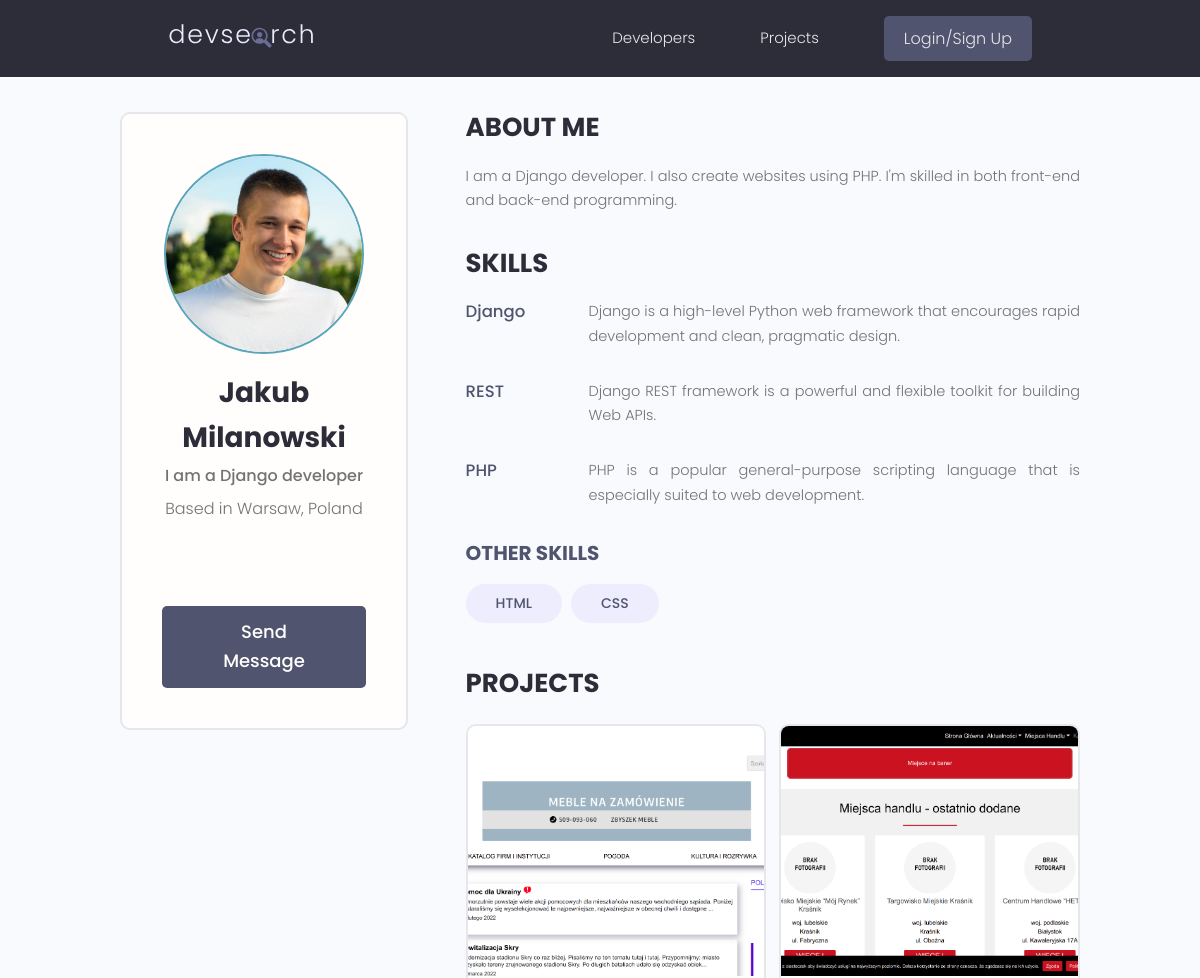
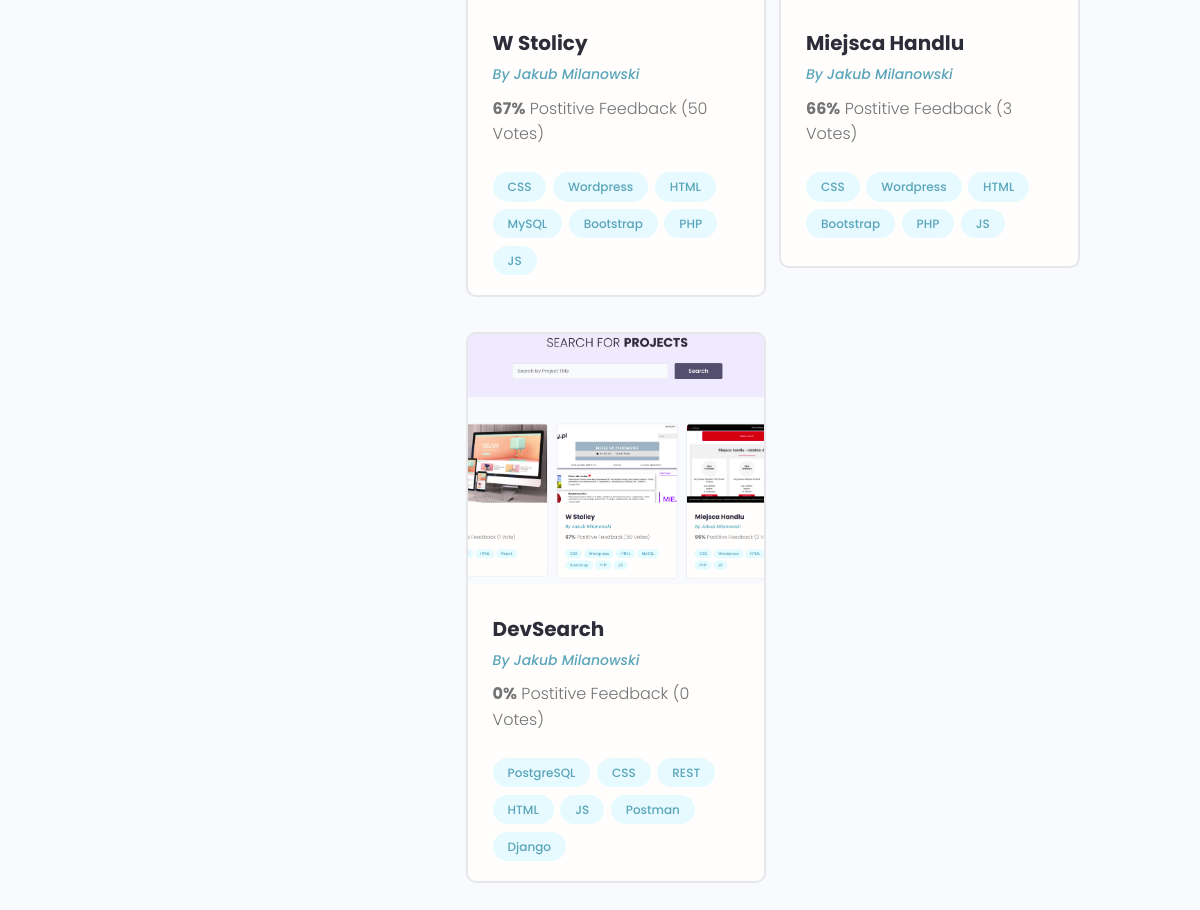
Page /profile/c8c87633-12de-4e68-837d-9059c07e22b9/ on the committed database (2 pictures, top to bottom).
### users/models.py (models this page shows, shortened)
class Profile(models.Model):
    user = models.OneToOneField(User, on_delete=models.CASCADE, null=True, blank=True)
    name = models.CharField(max_length = 200, blank=True, null=True)
    email = models.EmailField(max_length=500, blank=True, null=True)
    username = models.CharField(max_length = 200, blank=True, null=True)
    location = models.CharField(max_length = 200, blank=True, null=True)
    short_intro = models.CharField(max_length = 200, blank=True, null=True)
    bio = models.TextField(blank = True, null = True)
    profile_image = models.ImageField(null = True, blank = True, upload_to = 'profiles/', default =  'profiles/user-default.png')
    social_github = models.CharField(max_length = 200, blank=True, null=True)
    social_twitter = models.CharField(max_length = 200, blank=True, null=True)
    social_linkedin = models.CharField(max_length = 200, blank=True, null=True)
    social_youtube = models.CharField(max_length = 200, blank=True, null=True)
    social_website = models.CharField(max_length = 200, blank=True, null=True)
    created = models.DateTimeField(auto_now_add=True)
    id = models.UUIDField(default = uuid.uuid4, unique=True, primary_key = True, editable=False)
    @property
    def imageURL(self):
        try:
            url = self.profile_image.url
        except:
            url = ''
        return url

class Skill(models.Model):
    owner = models.ForeignKey(Profile, on_delete = models.CASCADE, null=True, blank=True)
    name = models.CharField(max_length = 200, blank=True, null=True)
    description = models.TextField(null=True, blank=True)
    created = models.DateTimeField(auto_now_add=True)
    id = models.UUIDField(default = uuid.uuid4, unique=True, primary_key = True, editable=False)

### projects/models.py (models this page shows, shortened)
class Project(models.Model):
    owner = models.ForeignKey(Profile, null=True, blank=True, on_delete=models.CASCADE)
    title = models.CharField(max_length=200)
    description = models.TextField(null=True, blank=True)
    featured_image = models.ImageField(null = True, blank = True, default ="default.jpg")
    demo_link = models.CharField(max_length=2000, null=True, blank=True)
    source_link = models.CharField(max_length=2000, null=True, blank=True)
    tags = models.ManyToManyField('Tag', blank="True")
    vote_total = models.IntegerField(default = 0, null=True, blank=True)
    vote_ratio = models.IntegerField(default = 0, null=True, blank=True)
    created = models.DateTimeField(auto_now_add=True)
    id = models.UUIDField(default = uuid.uuid4, unique=True, primary_key = True, editable=False)
    class Meta:
        ordering = ['-vote_ratio', '-vote_total', 'title']
    @property
    def imageURL(self):
        try:
            url = self.featured_image.url
        except:
            url = ''
        return url

class Tag(models.Model):
    name = models.CharField(max_length=200)
    created = models.DateTimeField(auto_now_add=True)
    id = models.UUIDField(default = uuid.uuid4, unique=True, primary_key = True, editable=False)
    def __str__(self):
        return self.name

### users/views.py (the view)
# urls.py: path('profile/<str:pk>/', views.userProfile, name="user-profile"),
def userProfile(request, pk):
    profile = Profile.objects.get(id=pk)
    topSkills = profile.skill_set.exclude(description__exact="")
    otherSkills = profile.skill_set.filter(description="")
    context = {'profile':profile, 'topSkills': topSkills, 'otherSkills': otherSkills}
    return render(request, 'users/user-profile.html', context)

### users/templates/users/user-profile.html (shortened to what this page needs)
{% extends 'main.html' %}
{% block content %}
<main class="profile my-md">
    <div class="container">
        <div class="layout">
            <div class="column column--1of3">
                <div class="card text-center">
                    <div class="card__body dev">
                        <img class="avatar avatar--xl" src="{{ profile.imageURL }}" />
                        <h2 class="dev__name">{{profile.name}}</h2>
                        <p class="dev__title">{{profile.short_intro}}</p>
                        <p class="dev__location">Based in {{profile.location}}</p>
                        <ul class="dev__social">
                        </ul>
                        {% if request.user.profile.id != profile.id %}
                        <a href="{% url 'create-message' profile.id %}" class="btn btn--sub btn--lg">Send Message </a>
                        {% endif %}
                    </div>
                </div>
            </div>
            <div class="column column--2of3">
                <div class="devInfo">
                    <h3 class="devInfo__title">About Me</h3>
                    <p class="devInfo__about">
                        {{profile.bio}}
                    </p>
                </div>
                <div class="devInfo">
                    <h3 class="devInfo__title">Skills</h3>
                    <div class="devInfo__skills">
                        {% for skill in topSkills%}
                        <div class="devSkill">
                            <h4 class="devSkill__title">{{skill.name}}</h4>
                            <p class="devSkill__info">
                                {{skill.description}}
                            </p>
                        </div>
                        {% endfor %}
                        <h3 class="devInfo__subtitle">Other Skills</h3>
                        <div class="devInfo__otherSkills">
                            {% for skill in otherSkills%}
                            <span class="tag tag--pill tag--sub tag--lg">
                                <small>{{skill.name}}</small>
                            </span>
                            {% endfor %}
                        </div>
                    </div>
                </div>
                <div class="devInfo">
                    <h3 class="devInfo__title">Projects</h3>
                    <div class="grid grid--two">
                        {% for project in profile.project_set.all %}
                        <div class="column">
                            <div class="card project">
                                <a href="{% url 'project' project.id %}" class="project">
                                    <img class="project__thumbnail" src="{{ project.imageURL }}"
                                        alt="project thumbnail" />
                                    <div class="card__body">
                                        <h3 class="project__title">{{project.title}}</h3>
                                        <p><a class="project__author" href="{% url 'user-profile' project.owner.id %}">By {{project.owner.name}}</a>
                                        </p>
                                        <p class="project--rating">
                                            <span style="font-weight: bold;">{{project.vote_ratio}}%</span> Postitive
                                            Feedback ({{project.vote_total}} Vote{{project.vote_total | pluralize:'s'}})
                                        </p>
                                        <div class="project__tags">
                                            {% for tag in project.tags.all %}
                                            <span class="tag tag--pill tag--main">
                                                <small>{{tag}}</small>
                                            </span>
                                            {% endfor %}
                                        </div>
                                    </div>
                                </a>
                            </div>
                        </div>
                        {% endfor%}
                    </div>
                </div>
            </div>
        </div>
    </div>
</main>
{% endblock %}

### static/styles/app.css (style rules this page uses)
:root { --color-sub: #2d2d39; }
.btn--sub { background-color: var(--color-sub-light); }
.card { border: 2px solid var(--color-light); }
img { width: 100%; }
.profile .card > .dev { padding: 4rem; }
.dev__name { color: var(--color-sub); font-size: 2.8rem; font-weight: 700; margin-top: 1rem; margin-bottom: 0.5rem; }
.dev__title { font-size: 1.6rem; font-weight: 500; line-height: 1.3; }
.dev__location { margin-top: 1rem; }
.dev__social { margin: 3rem 0; list-style: none; display: flex; justify-content: center; gap: 1.5rem; }
.devInfo { margin-bottom: 3rem; }
.devInfo__title, .devInfo__subtitle { font-size: 2.6rem; color: var(--color-sub); text-transform: uppercase; font-weight: 700; margin-bottom: 1.5rem; }
.devInfo__subtitle { font-size: 2rem; color: var(--color-sub-light); }
.devInfo__about, .devSkill__info { font-size: 1.45rem; line-height: 1.7; text-align: justify; }
.devSkill { margin-bottom: 3rem; }
.devSkill__title { font-size: 1.65rem; font-weight: 500; color: var(--color-sub-light); }
@media screen and (min-width: 700px) { .devSkill { display: flex; justify-content: space-between; gap: 3rem; } }
@media screen and (min-width: 700px) { .devSkill__info { flex-basis: 80%; } }
.project__author { font-size: 1.4rem; font-style: italic; }
.project--rating { margin-bottom: 1.6em; margin-top: .5em; }
.project__thumbnail { height: 25rem; object-fit: cover; object-position: top center; }
.project__title { font-size: 2rem; font-weight: 700; color: var(--color-sub); }

### static/uikit/styles/modules/_variables.css (style rules this page uses)
:root { --color-main: #5aa5b9; --color-main-light: #e6faff; --color-sub: #3f4156; --color-sub-light: #51546e; --color-sub-lighter: #ededfd; --color-text: #737373; --color-gray: #8b8b8b; --color-light: #e5e7eb; --color-light-gray: #767676; --color-bg: #f8fafd; --color-white: #fffefd; --color-white-light: #f3f3f3; --color-success: #359e64; --color-success-bg: #def8e8; --color-error: #fc4b0b; --color-error-bg: #fff2ee; --font-base: 'Poppins', arial, helvetica, 'Segoe UI', roboto, ubuntu, sans-serif; --font-monospace: 'Fira Code', 'Courier New', courier, monospace; --font-regular: 300; --font-medium: 500; --font-bold: 700; --generic-shadow: 1px 1px 5px #00000010; --generic-transition: all 0.3s ease-in-out; }

### static/uikit/styles/modules/_base.css (style rules this page uses)
* { margin: 0; padding: 0; box-sizing: border-box; text-rendering: optimizeLegibility; color: inherit; font-size: inherit; }
html { font-size: 50%; }
@media only screen and (min-width: 480px) { html { font-size: 56.25%; } }
@media only screen and (min-width: 1200px) { html { font-size: 62.5%; } }
body { line-height: 1.6; font-weight: 400; font-size: 1.5rem; color: var(--color-text); background-color: var(--color-bg); min-height: 100vh; }

### static/uikit/styles/modules/_typography.css (style rules this page uses)
* { font-family: var(--font-base); }
h2 { font-size: 3.6rem; font-weight: var(--font-bold); }
h3 { font-size: 3.2rem; font-weight: var(--font-medium); }
h4 { font-size: 2.8rem; font-weight: var(--font-medium); }
p, span, strong { font-size: 1.6rem; color: var(--color-text); font-weight: var(--font-regular); }
a { padding-bottom: 2px; text-decoration: none; display: inline-block; color: var(--color-main); font-weight: var(--font-medium); }

### static/uikit/styles/modules/_utilities.css (style rules this page uses)
.container { width: 92%; max-width: 165rem; margin: 0 auto; box-sizing: border-box; }
@media screen and (min-width: 1000px) { .container { width: 90%; } }
@media screen and (min-width: 1200px) { .container { width: 80%; } }
.text-center { text-align: center; }
.my-md { margin: 3rem auto; }

### static/uikit/styles/modules/_avatar.css (style rules this page uses)
.avatar { border-radius: 50%; border: 2px solid var(--color-main); object-fit: cover; }
.avatar--xl { height: 20rem; width: 20rem; }

### static/uikit/styles/modules/_button.css (style rules this page uses)
.btn { display: inline-block; position: relative; cursor: pointer; background-color: var(--color-light); font-weight: var(--font-medium); color: var(--color-sub); text-decoration: none; padding: 1rem 2rem; border-radius: 0.5rem; border: none; width: -webkit-fit-content; width: -moz-fit-content; width: fit-content; height: -webkit-fit-content; height: -moz-fit-content; height: fit-content; font-size: 1.6rem; outline-width: 0; outline-color: transparent; -webkit-backface-visibility: hidden; backface-visibility: hidden; transition: all 0.3s ease-in-out; }
.btn--sub { background-color: var(--color-sub); color: var(--color-white); }
.btn--lg { font-size: 1.8rem; padding: 1.2rem 4.5rem; }

### static/uikit/styles/modules/_card.css (style rules this page uses)
.card { border-radius: 1rem; background-color: var(--color-white); border: 1.5px solid var(--color-light); width: auto; height: auto; margin-top: 0.5rem; margin-bottom: 0.5rem; overflow: hidden; }
.card__body, .card__header { padding: 2rem 2.5rem; }

### rows in the picture
Profile: imageURL (picture), name "Jakub Milanowski", short_intro "I am a Django developer", location "Warsaw, Poland", bio "I am a Django developer. I also create websites using PHP. I'm skilled in both front-end and back-end programming."
Skill: name "Django", description "Django is a high-level Python web framework that encourages rapid development and clean, pragmatic design."
Skill: name "REST", description "Django REST framework is a powerful and flexible toolkit for building Web APIs."
Skill: name "PHP", description "PHP is a popular general-purpose scripting language that is especially suited to web development."
Skill: name "HTML"
Skill: name "CSS"
Project: imageURL (picture), title "W Stolicy", owner.name "Jakub Milanowski", vote_ratio "67", vote_total "50", vote_total|pluralize "s"
Tag: name "CSS"
Tag: name "Wordpress"
Tag: name "HTML"
Tag: name "MySQL"
Tag: name "Bootstrap"
Tag: name "PHP"
Tag: name "JS"
Project: imageURL (picture), title "Miejsca Handlu", owner.name "Jakub Milanowski", vote_ratio "66", vote_total "3", vote_total|pluralize "s"
Project: imageURL (picture), title "DevSearch", owner.name "Jakub Milanowski", vote_ratio "0", vote_total "0", vote_total|pluralize "s"
Tag: name "PostgreSQL"
Tag: name "REST"
Tag: name "Postman"
Tag: name "Django"
